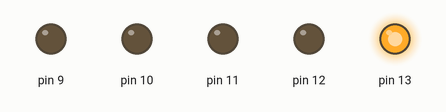
This sketch was run on a simulated Arduino Uno, built with avr-gcc and run on an emulated ATmega328P. Parts: output pins drawn as LEDs (lit = HIGH).

Above: at 0.07 s.
At 0.67 s:
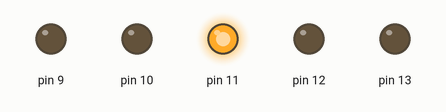
At 1.27 s:
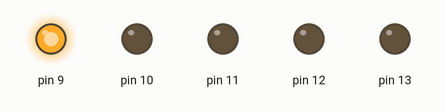
At 2.77 s:
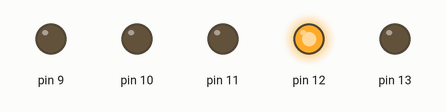
At 3.97 s:
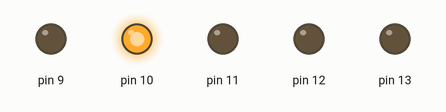
At 5.32 s:
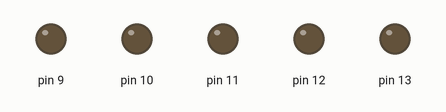
Timing chart, 0 to 5.6 s (numbered marks = the images above):
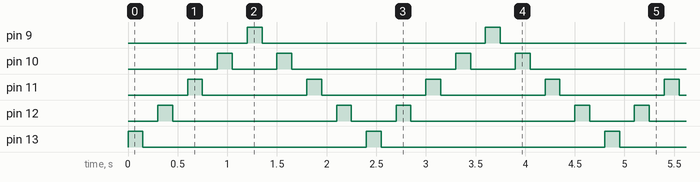

Measured:
- by itself, pin 9, pin 13: alternates HIGH for 0.15 s and LOW for 2.3 s
- by itself, pin 10: repeats every 2.4 s: LOW 0.45 s, HIGH 0.15 s, LOW 1.7 s, HIGH 0.15 s
- by itself, pin 11: alternates HIGH for 0.15 s and LOW for 1.1 s
- by itself, pin 12: repeats every 2.4 s: LOW 1.7 s, HIGH 0.15 s, LOW 0.45 s, HIGH 0.15 s

The sketch:

coche.ino
```cpp
void setup()
{
  pinMode(13, OUTPUT);
  pinMode(12, OUTPUT);
  pinMode(11, OUTPUT);
  pinMode(10, OUTPUT);
  pinMode(9, OUTPUT);

}

void loop()
{
  derecha:
  for (int i = 13; i>=9; --i){
    if(i == 9){
    	goto izquierda;
    }
    digitalWrite(i, HIGH);
    delay(150); // Wait for 1000 millisecond(s)
    digitalWrite(i, LOW);
    digitalWrite(i-1, LOW);
    delay(150); // Wait for 1000 millisecond(s)
  }

  izquierda:
  for (int i = 9; i<=13; ++i){
    if(i == 13){
    	goto derecha;
    }
    digitalWrite(i, HIGH);
    delay(150); // Wait for 1000 millisecond(s)
    digitalWrite(i, LOW);
    digitalWrite(i+1, LOW);
    delay(150); // Wait for 1000 millisecond(s)
  }
}
```
